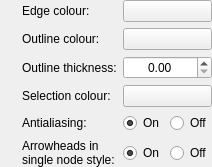
        <widget class="QWidget" name="widget_8" native="true">
         <layout class="QGridLayout" name="gridLayout_9">
          <property name="leftMargin">
           <number>0</number>
          </property>
          <property name="topMargin">
           <number>0</number>
          </property>
          <property name="rightMargin">
           <number>0</number>
          </property>
          <property name="bottomMargin">
           <number>0</number>
          </property>
          <item row="4" column="3">
           <widget class="QLabel" name="label_6">
            <property name="sizePolicy">
             <sizepolicy hsizetype="Minimum" vsizetype="Preferred">
              <horstretch>0</horstretch>
              <verstretch>0</verstretch>
             </sizepolicy>
            </property>
            <property name="text">
             <string>Outline thickness:</string>
            </property>
           </widget>
          </item>
          <item row="1" column="1">
           <widget class="InfoTextWidget" name="edgeColourInfoText" native="true">
            <property name="sizePolicy">
             <sizepolicy hsizetype="Fixed" vsizetype="Fixed">
              <horstretch>0</horstretch>
              <verstretch>0</verstretch>
             </sizepolicy>
            </property>
            <property name="minimumSize">
             <size>
              <width>16</width>
              <height>16</height>
             </size>
            </property>
           </widget>
          </item>
          <item row="1" column="3">
           <widget class="QLabel" name="label_28">
            <property name="sizePolicy">
             <sizepolicy hsizetype="Minimum" vsizetype="Preferred">
              <horstretch>0</horstretch>
              <verstretch>0</verstretch>
             </sizepolicy>
            </property>
            <property name="text">
             <string>Edge colour:</string>
            </property>
           </widget>
          </item>
          <item row="3" column="4">
           <widget class="ColourButton" name="outlineColourButton">
            <property name="sizePolicy">
             <sizepolicy hsizetype="Minimum" vsizetype="Fixed">
              <horstretch>0</horstretch>
              <verstretch>0</verstretch>
             </sizepolicy>
            </property>
            <property name="focusPolicy">
             <enum>Qt::StrongFocus</enum>
            </property>
            <property name="text">
             <string/>
            </property>
           </widget>
          </item>
          <item row="5" column="3">
           <widget class="QLabel" name="label_18">
            <property name="sizePolicy">
             <sizepolicy hsizetype="Minimum" vsizetype="Preferred">
              <horstretch>0</horstretch>
              <verstretch>0</verstretch>
             </sizepolicy>
            </property>
            <property name="text">
             <string>Selection colour:</string>
            </property>
           </widget>
          </item>
          <item row="3" column="1">
           <widget class="InfoTextWidget" name="outlineColourInfoText" native="true">
            <property name="sizePolicy">
             <sizepolicy hsizetype="Fixed" vsizetype="Fixed">
              <horstretch>0</horstretch>
              <verstretch>0</verstretch>
             </sizepolicy>
            </property>
            <property name="minimumSize">
             <size>
              <width>16</width>
              <height>16</height>
             </size>
            </property>
           </widget>
          </item>
          <item row="1" column="0">
           <spacer name="horizontalSpacer_4">
            <property name="orientation">
             <enum>Qt::Horizontal</enum>
            </property>
            <property name="sizeType">
             <enum>QSizePolicy::Expanding</enum>
            </property>
            <property name="sizeHint" stdset="0">
             <size>
              <width>0</width>
              <height>20</height>
             </size>
            </property>
           </spacer>
          </item>
          <item row="1" column="5">
           <spacer name="horizontalSpacer">
            <property name="orientation">
             <enum>Qt::Horizontal</enum>
            </property>
            <property name="sizeType">
             <enum>QSizePolicy::Expanding</enum>
            </property>
            <property name="sizeHint" stdset="0">
             <size>
              <width>0</width>
              <height>20</height>
             </size>
            </property>
           </spacer>
          </item>
          <item row="1" column="4">
           <widget class="ColourButton" name="edgeColourButton">
            <property name="sizePolicy">
             <sizepolicy hsizetype="Minimum" vsizetype="Fixed">
              <horstretch>0</horstretch>
              <verstretch>0</verstretch>
             </sizepolicy>
            </property>
            <property name="focusPolicy">
             <enum>Qt::StrongFocus</enum>
            </property>
            <property name="text">
             <string/>
            </property>
           </widget>
          </item>
          <item row="3" column="3">
           <widget class="QLabel" name="label_27">
            <property name="sizePolicy">
             <sizepolicy hsizetype="Minimum" vsizetype="Preferred">
              <horstretch>0</horstretch>
              <verstretch>0</verstretch>
             </sizepolicy>
            </property>
            <property name="text">
             <string>Outline colour:</string>
            </property>
           </widget>
          </item>
          <item row="4" column="1">
           <widget class="InfoTextWidget" name="outlineThicknessInfoText" native="true">
            <property name="sizePolicy">
             <sizepolicy hsizetype="Fixed" vsizetype="Fixed">
              <horstretch>0</horstretch>
              <verstretch>0</verstretch>
             </sizepolicy>
            </property>
            <property name="minimumSize">
             <size>
              <width>16</width>
              <height>16</height>
             </size>
            </property>
           </widget>
          </item>
          <item row="5" column="1">
           <widget class="InfoTextWidget" name="selectionColourInfoText" native="true">
            <property name="sizePolicy">
             <sizepolicy hsizetype="Fixed" vsizetype="Fixed">
              <horstretch>0</horstretch>
              <verstretch>0</verstretch>
             </sizepolicy>
            </property>
            <property name="minimumSize">
             <size>
              <width>16</width>
              <height>16</height>
             </size>
            </property>
           </widget>
          </item>
          <item row="5" column="4">
           <widget class="ColourButton" name="selectionColourButton">
            <property name="sizePolicy">
             <sizepolicy hsizetype="Minimum" vsizetype="Fixed">
              <horstretch>0</horstretch>
              <verstretch>0</verstretch>
             </sizepolicy>
            </property>
            <property name="focusPolicy">
             <enum>Qt::StrongFocus</enum>
            </property>
            <property name="text">
             <string/>
            </property>
           </widget>
          </item>
          <item row="4" column="4">
           <widget class="QDoubleSpinBox" name="outlineThicknessSpinBox">
            <property name="sizePolicy">
             <sizepolicy hsizetype="Minimum" vsizetype="Fixed">
              <horstretch>0</horstretch>
              <verstretch>0</verstretch>
             </sizepolicy>
            </property>
            <property name="focusPolicy">
             <enum>Qt::StrongFocus</enum>
            </property>
            <property name="alignment">
             <set>Qt::AlignCenter</set>
            </property>
            <property name="maximum">
             <double>1000.000000000000000</double>
            </property>
            <property name="singleStep">
             <double>0.050000000000000</double>
            </property>
           </widget>
          </item>
          <item row="7" column="4">
           <widget class="QWidget" name="widget_11" native="true">
            <property name="sizePolicy">
             <sizepolicy hsizetype="Minimum" vsizetype="Preferred">
              <horstretch>0</horstretch>
              <verstretch>0</verstretch>
             </sizepolicy>
            </property>
            <layout class="QHBoxLayout" name="horizontalLayout_9">
             <property name="leftMargin">
              <number>0</number>
             </property>
             <property name="topMargin">
              <number>0</number>
             </property>
             <property name="rightMargin">
              <number>0</number>
             </property>
             <property name="bottomMargin">
              <number>0</number>
             </property>
             <item>
              <widget class="QRadioButton" name="singleNodeArrowHeadsOnRadioButton">
               <property name="focusPolicy">
                <enum>Qt::StrongFocus</enum>
               </property>
               <property name="text">
                <string>On</string>
               </property>
               <property name="checked">
                <bool>true</bool>
               </property>
              </widget>
             </item>
             <item>
              <widget class="QRadioButton" name="singleNodeArrowHeadsOffRadioButton">
               <property name="focusPolicy">
                <enum>Qt::StrongFocus</enum>
               </property>
               <property name="text">
                <string>Off</string>
               </property>
              </widget>
             </item>
            </layout>
           </widget>
          </item>
          <item row="6" column="4">
           <widget class="QWidget" name="widget_3" native="true">
            <property name="sizePolicy">
             <sizepolicy hsizetype="Minimum" vsizetype="Preferred">
              <horstretch>0</horstretch>
              <verstretch>0</verstretch>
             </sizepolicy>
            </property>
            <layout class="QHBoxLayout" name="horizontalLayout_2">
             <property name="leftMargin">
              <number>0</number>
             </property>
             <property name="topMargin">
              <number>0</number>
             </property>
             <property name="rightMargin">
              <number>0</number>
             </property>
             <property name="bottomMargin">
              <number>0</number>
             </property>
             <item>
              <widget class="QRadioButton" name="antialiasingOnRadioButton">
               <property name="focusPolicy">
                <enum>Qt::StrongFocus</enum>
               </property>
               <property name="text">
                <string>On</string>
               </property>
               <property name="checked">
                <bool>true</bool>
               </property>
              </widget>
             </item>
             <item>
              <widget class="QRadioButton" name="antialiasingOffRadioButton">
               <property name="focusPolicy">
                <enum>Qt::StrongFocus</enum>
               </property>
               <property name="text">
                <string>Off</string>
               </property>
              </widget>
             </item>
            </layout>
           </widget>
          </item>
          <item row="6" column="3">
           <widget class="QLabel" name="label_11">
            <property name="sizePolicy">
             <sizepolicy hsizetype="Minimum" vsizetype="Preferred">
              <horstretch>0</horstretch>
              <verstretch>0</verstretch>
             </sizepolicy>
            </property>
            <property name="text">
             <string>Antialiasing:</string>
            </property>
           </widget>
          </item>
          <item row="6" column="1">
           <widget class="InfoTextWidget" name="antialiasingInfoText" native="true">
            <property name="sizePolicy">
             <sizepolicy hsizetype="Fixed" vsizetype="Fixed">
              <horstretch>0</horstretch>
              <verstretch>0</verstretch>
             </sizepolicy>
            </property>
            <property name="minimumSize">
             <size>
              <width>16</width>
              <height>16</height>
             </size>
            </property>
           </widget>
          </item>
          <item row="7" column="3">
           <widget class="QLabel" name="label_23">
            <property name="sizePolicy">
             <sizepolicy hsizetype="Minimum" vsizetype="Preferred">
              <horstretch>0</horstretch>
              <verstretch>0</verstretch>
             </sizepolicy>
            </property>
            <property name="text">
             <string>Arrowheads in
single node style:</string>
            </property>
           </widget>
          </item>
          <item row="7" column="1">
           <widget class="InfoTextWidget" name="singleNodeArrowHeadsInfoText" native="true">
            <property name="sizePolicy">
             <sizepolicy hsizetype="Fixed" vsizetype="Fixed">
              <horstretch>0</horstretch>
              <verstretch>0</verstretch>
             </sizepolicy>
            </property>
            <property name="minimumSize">
             <size>
              <width>16</width>
              <height>16</height>
             </size>
            </property>
           </widget>
          </item>
         </layout>
        </widget>
